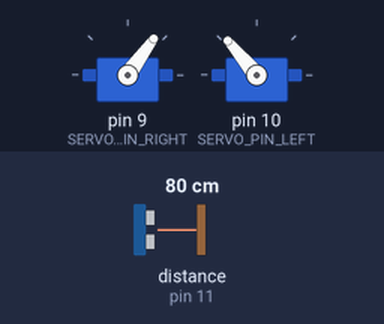
Recording of a sketch running on a simulated Arduino Uno, built with avr-gcc and run on an emulated ATmega328P. On the bench: 2 × servo. Wiring (inferred from the names in the program): ultrasonic range finder: trigger pin 12; echo pin 11. The test bench sets the inputs (shaded band); at power-on: distance to the obstacle (sensor on pin 11) 80 cm. The echo pulse lasts 58.3 µs per cm.

Above: at 1.2 s.
1.3 s: distance to the obstacle (sensor on pin 11) set to 12 cm
2.8 s: distance to the obstacle (sensor on pin 11) set to 9 cm
At 3.5 s:
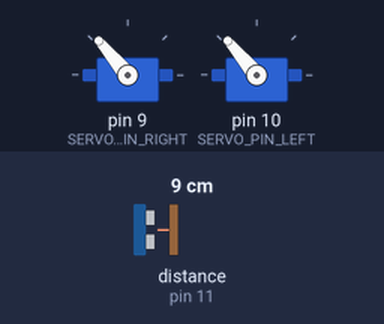
4.3 s: distance to the obstacle (sensor on pin 11) set to 18 cm
At 5.1 s:
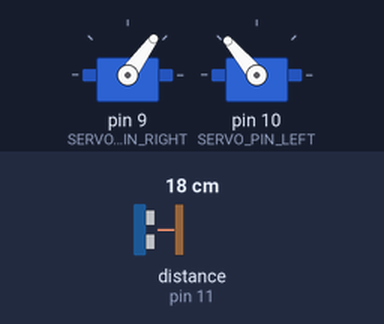
6.3 s: distance to the obstacle (sensor on pin 11) set to 2 cm
At 7.3 s:
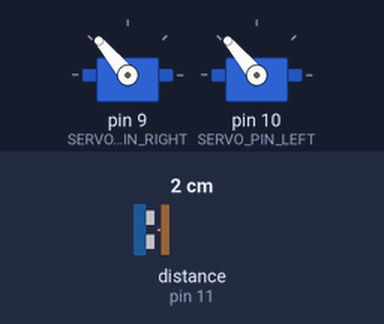
Timing chart, 0 to 8.8 s (numbered marks = the images above; inputs shaded):
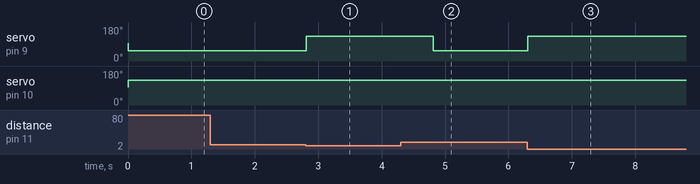

The sketch:

RobotCar-Avoidance.ino
```cpp
/*
  RobotCar-Avoidance

  障害物をよけて進むロボットカー

  超音波距離センサーで障害物までの距離を測り、
  障害物が真正面の近い距離にあるかどうかを判断する。
  近くにあるとき、ロボットカーは右回転し、障害物をよける。
  近くにないとき、ロボットカーは直進する。

  2020年7月3日作成
  坂本 元
*/


// include
#include <Servo.h>     // サーボライブラリ用のヘッダファイル

const int SERVO_PIN_RIGHT = 9;  // 右タイヤのサーボを接続しているピン
const int SERVO_PIN_LEFT = 10;  // 左タイヤのサーボを接続しているピン

// 超音波距離センサのVCCピンを  5Vに接続
// 超音波距離センサのTrigピンを Arduinoのデジタルピン12に接続
// 超音波距離センサのEchoピンを Arduinoのデジタルピン11に接続
// 超音波距離センサのGndピンを  GNDに接続
const int TRIG_PIN = 12;       // 超音波距離センサのTrigピンを接続しているピン
const int ECHO_PIN = 11;       // 超音波距離センサのEchoピンを接続しているピン
const int PULSE_TIMEOUT = 150000;  // タイムアウト0.15[s]

Servo servo_right;       // 右タイヤのサーボの変数宣言
Servo servo_left;        // 左タイヤのサーボの変数宣言

/*
360度回転するサーボモータGeekservoはPWM信号によって、回転速度と回転方向が制御されます。
1500マイクロ秒のPWM信号はモータが停止します。
600-1500マイクロ秒のPWM信号はモータが正方向に回転します。PWM信号が1500マイクロ秒から離れるほど、回転速度は大きくなります。
1500-2400マイクロ秒のPWM信号はモータが逆方向に回転します。PWM信号が1500マイクロ秒から離れるほど、回転速度は大きくなります。
*/

const int servo_stop = 1500;        // 停止のPWM信号（右タイヤ）（左タイヤ）[マイクロ秒]
const int servo_forward_r = 1100;   // 前進のPWM信号（右タイヤ）[マイクロ秒]
const int servo_forward_l = 1880;   //1900// 前進のPWM信号（左タイヤ）[マイクロ秒]
const int servo_backward_r = 1880;  //1900// 後退のPWM信号（右タイヤ）[マイクロ秒]
const int servo_backward_l = 1100;  // 後退のPWM信号（左タイヤ）[マイクロ秒]
const int servo_right_r = 1880;  //1900// 右回転のPWM信号（右タイヤ）[マイクロ秒]
const int servo_right_l = 1880;  //1900// 右回転のPWM信号（左タイヤ）[マイクロ秒]
const int servo_left_r = 1100;  // 左回転のPWM信号（右タイヤ）[マイクロ秒]
const int servo_left_l = 1100;  // 左回転のPWM信号（左タイヤ）[マイクロ秒]


void setup() {
  // サーボモータ
  servo_right.attach(SERVO_PIN_RIGHT);  // SERVO_PIN_RIGHTピンをサーボのPWM信号に設定
  servo_right.writeMicroseconds(1500);  // 1500マイクロ秒のPWM信号を出力する（初期値は回転停止）
  servo_left.attach(SERVO_PIN_LEFT);    // SERVO_PIN_LEFTピンをサーボのPWM信号に設定
  servo_left.writeMicroseconds(1500);   // 1500マイクロ秒のPWM信号を出力する（初期値は回転停止）

  // 超音波センサー
  pinMode(TRIG_PIN, OUTPUT);    // TRIG_PINをデジタル出力に設定
  pinMode(ECHO_PIN, INPUT);     // ECHO_PINをデジタル入力に設定

  // シリアルモニタ用
//  Serial.begin(9600);                 // シリアル通信初期化、通信速度9600bps
}


void loop() {
  float distance = ultrasonicSensorRead();    // 超音波距離センサから測定距離を読み取る

  if( distance >= 10 ) {
    // 前進
    servo_right.writeMicroseconds(servo_forward_r);   // 前進のPWM信号を出力する（右タイヤ）
    servo_left.writeMicroseconds(servo_forward_l);    // 前進のPWM信号を出力する（左タイヤ）
    delay(20);      // 20ミリ秒待つ（PWM一周期分）
  }
  else  { // 測定距離が10cm未満
    // 右回転
    servo_right.writeMicroseconds(servo_right_r);   // 右回転のPWM信号を出力する（右タイヤ）
    servo_left.writeMicroseconds(servo_right_l);    // 右回転のPWM信号を出力する（左タイヤ）
    delay(1000);    // 1秒待つ（最低1秒間回転させる）
  }

  // シリアルモニタに表示する
//  Serial.print(distance);                     // シリアル通信で距離データを出力
//  Serial.println("[cm]");
}


/*
  超音波距離センサーで距離を測定する関数
  戻り値は、距離[cm]
*/
float ultrasonicSensorRead() {
  long duration = 0;      // 測定したパルス幅（マイクロ秒[us]）を記憶する変数
  float distance = 0;     // パルス幅から距離（センチ[cm]）を計算した値を記憶する変数

  // TRIG_PINに10usのパルスを出力する
  digitalWrite(TRIG_PIN, LOW);    // TRIG_PINをLOWにする
  delayMicroseconds(2);           // 2マイクロ秒待つ

  digitalWrite(TRIG_PIN, HIGH);   // TRIG_PINをHIGHにする
  delayMicroseconds(10);          // 10マイクロ秒待つ

  digitalWrite(TRIG_PIN, LOW);    // TRIG_PINをLOWにする
  delayMicroseconds(2);           // 2マイクロ秒待つ

  duration = pulseIn(ECHO_PIN, HIGH, PULSE_TIMEOUT);   // ECHO_PINのパルス幅を測定する(単位[μs])
  distance = duration*0.017;  //  パルス幅から距離（cm）を計算する
                              // 音速340[m/s]=34000[cm/s]、距離=速度x時間、
                              //  duration*1e-6*34000/2=duration*0.017（/2は往復のため）
  return distance;        // 測定した距離[cm]を返す
}
```

Measured:
- the behaviour switches between 11 and 10 cm on distance to the obstacle (sensor on pin 11) (found by bisection; images 0 and 1)
- after the input at 1.3 s, every drawn part: stays the same
- after the input at 2.8 s, servo on pin 9 (SERVO_PIN_RIGHT): 54° → 130° at once
- after the input at 4.3 s, servo on pin 9 (SERVO_PIN_RIGHT): 130° → 54° after 0.51 s
- after the input at 6.3 s, servo on pin 9 (SERVO_PIN_RIGHT): 54° → 130° at once
